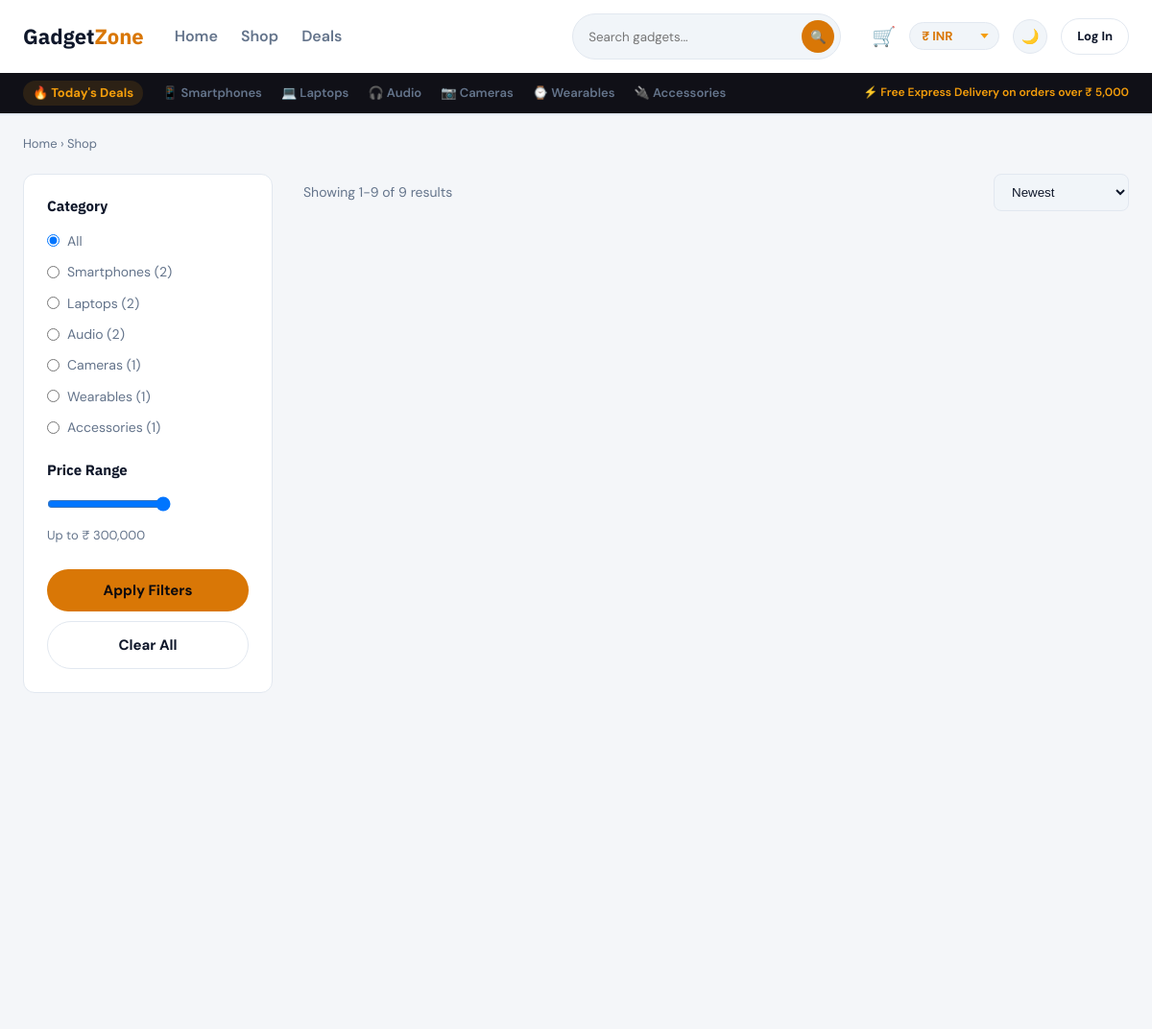
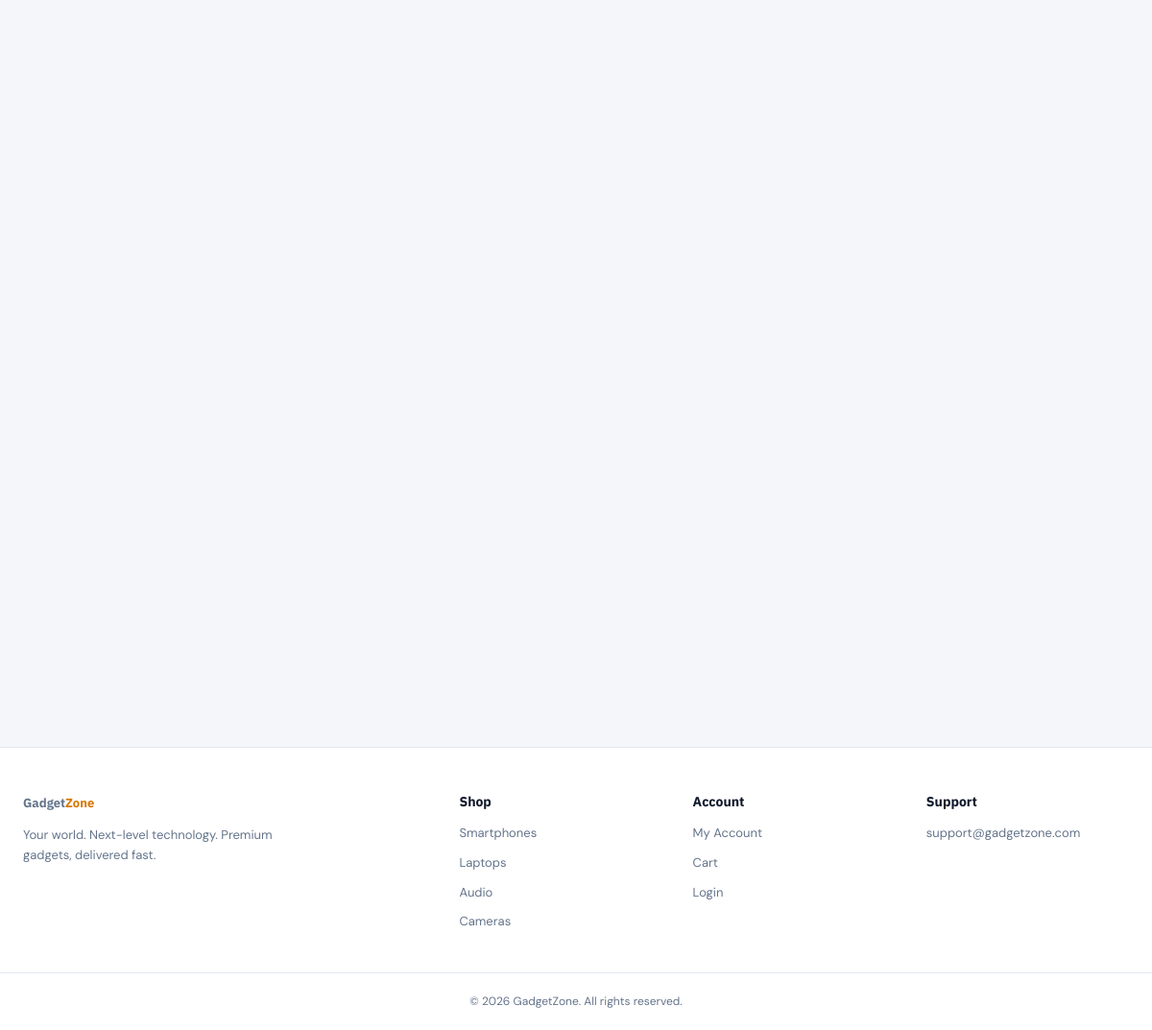
The app's page /pages/shop.php with its own data (2 pictures, top to bottom).
### tables this page shows
CREATE TABLE settings (
  id INT AUTO_INCREMENT PRIMARY KEY,
  setting_key VARCHAR(100) NOT NULL UNIQUE,
  setting_value TEXT NOT NULL,
  updated_at TIMESTAMP DEFAULT CURRENT_TIMESTAMP ON UPDATE CURRENT_TIMESTAMP
);

CREATE TABLE categories (
  id INT AUTO_INCREMENT PRIMARY KEY,
  name VARCHAR(100) NOT NULL,
  slug VARCHAR(100) NOT NULL UNIQUE,
  icon VARCHAR(50) DEFAULT NULL
);

### includes/functions.php (called while the page is built, shortened)
<?php
if (!function_exists('base_path')) {
    function base_path() {
        $script = $_SERVER['SCRIPT_NAME'] ?? '';
        if (preg_match('#^(/[^/]+)#', $script, $m) && stripos($m[1], 'gadget') !== false) {
            return $m[1];
        }
        return '';
    }
}
function isLoggedIn() {
    return isset($_SESSION['user_id']);
}
function e($str) {
    return htmlspecialchars($str ?? '', ENT_QUOTES, 'UTF-8');
}

### includes/currency.php (called while the page is built, shortened)
<?php
function fetchLiveRates($force = false) {
    static $liveRatesLoaded = false;
    if ($liveRatesLoaded && !$force) return;
    $endpoints = [
        'https://open.er-api.com/v6/latest/INR',
        'https://api.exchangerate-api.com/v4/latest/INR'
    ];
    foreach ($endpoints as $url) {
        $ch = curl_init($url);
        $httpCode = curl_getinfo($ch, CURLINFO_HTTP_CODE);
    }
    $liveRatesLoaded = true;
}
function getEnabledCurrencies($force = false) {
    global $conn, $_ENABLED_CURRENCIES_CACHE;
    if (!$force && $_ENABLED_CURRENCIES_CACHE !== null) {
        return $_ENABLED_CURRENCIES_CACHE;
    }
    $enabledCodes = [];
    if (isset($conn) && $conn) {
        $result = mysqli_query($conn, "SELECT setting_value FROM settings WHERE setting_key = 'enabled_currencies' LIMIT 1");
        if ($result && $row = mysqli_fetch_assoc($result)) {
            $decoded = json_decode($row['setting_value'], true);
            if (is_array($decoded) && !empty($decoded)) {
                $enabledCodes = $decoded;
            } elseif (!empty($row['setting_value'])) {
                $enabledCodes = array_map('trim', explode(',', $row['setting_value']));
            }
        }
    }
    $enabled = [];
    foreach ($enabledCodes as $c) {
        $c = strtoupper($c);
        if (isset($GLOBALS['CURRENCIES'][$c])) {
            $enabled[$c] = $GLOBALS['CURRENCIES'][$c];
        }
    }
    $_ENABLED_CURRENCIES_CACHE = $enabled;
    return $enabled;
}
function getActiveCurrency() {
    global $conn;
    $enabled = getEnabledCurrencies();
    $code = 'INR';
    if (isset($_SESSION['active_currency_code']) && isset($enabled[$_SESSION['active_currency_code']])) {
        $code = $_SESSION['active_currency_code'];
    } else {
        if (isset($conn) && $conn) {
            $result = mysqli_query($conn, "SELECT setting_value FROM settings WHERE setting_key = 'active_currency' LIMIT 1");
            if ($result && $row = mysqli_fetch_assoc($result)) {
                if (isset($enabled[$row['setting_value']])) {
                    $code = $row['setting_value'];
                }
            }
        }
    }
    return array_merge(['code' => $code], $GLOBALS['CURRENCIES'][$code]);
}
function convertAmount($bdt) {
    $currency = getActiveCurrency();
    return $bdt * $currency['rate'];
}
function formatPrice($bdt) {
    $currency = getActiveCurrency();
    $amount = convertAmount($bdt);
    $decimals = 2;
    if (in_array($currency['code'], ['INR', 'BDT', 'JPY'], true) || $amount == floor($amount)) {
        $decimals = ($currency['code'] === 'JPY') ? 0 : (($amount == floor($amount)) ? 0 : 2);
    }
    return $currency['symbol'] . ' ' . number_format($amount, $decimals);
}

### pages/shop.php (the view, shortened to what this page needs)
<?php
require_once __DIR__ . '/../includes/db.php';
require_once __DIR__ . '/../includes/functions.php';
require_once __DIR__ . '/../includes/currency.php';
$catSlug   = $_GET['cat'] ?? '';
$sort      = $_GET['sort'] ?? 'newest';
$minPrice  = isset($_GET['min_price']) ? (float)$_GET['min_price'] : 0;
$maxPrice  = isset($_GET['max_price']) ? (float)$_GET['max_price'] : 300000;
$page      = max(1, (int)($_GET['page'] ?? 1));
$perPage   = 9;
$categories = [];
$catRes = mysqli_query($conn, "SELECT c.*, COUNT(p.id) AS product_count
                                FROM categories c LEFT JOIN products p ON p.category_id = c.id
                                GROUP BY c.id ORDER BY c.id");
while ($row = mysqli_fetch_assoc($catRes)) $categories[] = $row;
$where = ["p.price BETWEEN ? AND ?"];
$types = "dd";
$params = [$minPrice, $maxPrice];
$activeCategoryName = null;
$whereSql = implode(' AND ', $where);
$orderBy = match ($sort) {
    'price_asc'  => 'p.price ASC',
    'price_desc' => 'p.price DESC',
    'popular'    => 'p.featured DESC, p.id DESC',
    'rating'     => 'p.featured DESC, p.id DESC',
    default      => 'p.created_at DESC',
};
$countSql = "SELECT COUNT(*) AS total FROM products p LEFT JOIN categories c ON c.id = p.category_id WHERE $whereSql";
$stmt = mysqli_prepare($conn, $countSql);
mysqli_stmt_bind_param($stmt, $types, ...$params);
mysqli_stmt_execute($stmt);
$totalRecords = (int) mysqli_fetch_assoc(mysqli_stmt_get_result($stmt))['total'];
$totalPages = max(1, (int)ceil($totalRecords / $perPage));
$page = min($page, $totalPages);
$offset = ($page - 1) * $perPage;
$sql = "SELECT p.*, c.name AS category_name FROM products p
        LEFT JOIN categories c ON c.id = p.category_id
        WHERE $whereSql ORDER BY $orderBy LIMIT ? OFFSET ?";
$typesFull = $types . "ii";
$paramsFull = array_merge($params, [$perPage, $offset]);
$stmt = mysqli_prepare($conn, $sql);
mysqli_stmt_bind_param($stmt, $typesFull, ...$paramsFull);
mysqli_stmt_execute($stmt);
$products = mysqli_fetch_all(mysqli_stmt_get_result($stmt), MYSQLI_ASSOC);
require_once __DIR__ . '/../includes/header.php';
?>
<div class="container">
  <div class="breadcrumb"><a href="<?= $base ?>/index.php">Home</a> &rsaquo; Shop<?= $activeCategoryName ? ' &rsaquo; ' . e($activeCategoryName) : '' ?></div>
  <div class="shop-layout">
    <aside class="filters-sidebar">
      <form method="GET" id="filterForm">
        <h3>Category</h3>
        <div class="filter-group">
          <label class="radio"><input type="radio" name="cat" value="" onchange="this.form.submit()" <?= $catSlug === '' ? 'checked' : '' ?>> All</label>
          <?php foreach ($categories as $c): ?>
          <label class="radio"><input type="radio" name="cat" value="<?= e($c['slug']) ?>" onchange="this.form.submit()" <?= $catSlug === $c['slug'] ? 'checked' : '' ?>> <?= e($c['name']) ?> (<?= (int)$c['product_count'] ?>)</label>
          <?php endforeach; ?>
        </div>
        <h3>Price Range</h3>
        <div class="filter-group">
          <input type="range" name="max_price" min="0" max="300000" step="1000" value="<?= (int)$maxPrice ?>"
                 oninput="document.getElementById('priceLabel').textContent = this.value">
          <div style="color:var(--text2); font-size:13px; margin-top:8px;">Up to <?= e(getActiveCurrency()['symbol']) ?> <span id="priceLabel"><?= number_format((int)$maxPrice) ?></span></div>
        </div>
        <button type="submit" class="btn-primary btn-full" style="margin-bottom:10px;">Apply Filters</button>
        <a href="<?= $base ?>/pages/shop.php" class="btn-outline btn-full" style="text-align:center;">Clear All</a>
      </form>
    </aside>
    <div>
      <div class="shop-header">
        <div style="color:var(--text2); font-size:14px;">
          Showing <?= $totalRecords > 0 ? ($offset + 1) : 0 ?>-<?= min($offset + $perPage, $totalRecords) ?> of <?= $totalRecords ?> results
        </div>
        <form method="GET" id="sortForm">
          <select name="sort" onchange="this.form.submit()" style="background:var(--surface2); color:var(--text); border:1px solid var(--border); border-radius:8px; padding:10px 14px;">
            <option value="newest" <?= $sort==='newest'?'selected':'' ?>>Newest</option>
          </select>
        </form>
      </div>
      <?php if (empty($products)): ?>
        <div class="empty-state">
          <div class="icon">🔍</div>
          <h3>No products found</h3>
          <p style="margin:10px 0 20px;">Try adjusting your filters or search terms.</p>
          <a href="<?= $base ?>/pages/shop.php" class="btn-primary">Clear Filters</a>
        </div>
      <?php else: ?>
        <div class="product-grid">
        </div>
      <?php endif; ?>
    </div>
  </div>
</div>
<?php require_once __DIR__ . '/../includes/footer.php'; ?>

### includes/header.php (shortened to what this page needs)
<?php
$base = base_path();
$currentUser = isLoggedIn() ? getCurrentUser() : null;
?>
<!DOCTYPE html>
<html lang="en">
<head>
<link rel="stylesheet" href="<?= $base ?>/assets/css/style.css?v=<?= @filemtime(__DIR__ . '/../assets/css/style.css') ?>">
</head>
<body>
<header class="site-header">
  <div class="container header-inner">
    <a href="<?= $base ?>/index.php" class="logo">Gadget<span>Zone</span></a>
    <nav class="main-nav">
      <a href="<?= $base ?>/index.php">Home</a>
      <a href="<?= $base ?>/pages/shop.php">Shop</a>
      <a href="<?= $base ?>/pages/shop.php?badge=SALE">Deals</a>
    </nav>
    <form class="nav-search" action="<?= $base ?>/pages/shop.php" method="GET">
      <input type="text" name="search" placeholder="Search gadgets..." value="<?= e($_GET['search'] ?? '') ?>">
      <button type="submit" aria-label="Search">🔍</button>
    </form>
    <div class="header-actions">
      <a href="<?= $base ?>/pages/cart.php" class="cart-link" title="Shopping Cart">
        🛒
      </a>
      <?php
        $activeCur = getActiveCurrency();
        $enabledCurrencies = getEnabledCurrencies();
      ?>
      <div class="currency-selector-wrap">
        <form method="GET" action="<?= $base ?>/pages/set_currency.php" class="currency-form">
          <select name="code" class="currency-dropdown" onchange="this.form.submit()" title="Change Currency (Live Rates)">
            <?php foreach ($enabledCurrencies as $cCode => $cVal): ?>
              <option value="<?= e($cCode) ?>" <?= $cCode === $activeCur['code'] ? 'selected' : '' ?>>
                <?= e($cVal['symbol']) ?> <?= e($cCode) ?>
              </option>
            <?php endforeach; ?>
          </select>
        </form>
      </div>
      <button type="button" class="theme-toggle-btn" id="themeToggleBtn" aria-label="Toggle theme" title="Toggle Light / Dark Mode">
        <span class="theme-icon-moon">🌙</span>
      </button>
      <?php if ($currentUser): ?>
        <a href="<?= $base ?>/pages/myaccount.php" class="account-link" title="My Account">
          <span class="avatar-mini">
            <?php if (!empty($currentUser['avatar'])): ?>
              <img src="<?= $base ?>/assets/uploads/avatars/<?= e($currentUser['avatar']) ?>" style="width:100%;height:100%;object-fit:cover;border-radius:50%;" alt="Avatar">
            <?php else: ?>
              <?= e(strtoupper(substr($currentUser['first_name'],0,1) . substr($currentUser['last_name'],0,1))) ?>
            <?php endif; ?>
          </span>
        </a>
        <?php if (in_array($currentUser['role'], ['admin','super_admin'], true)): ?>
          <a href="<?= $base ?>/admin/index.php" class="btn-outline btn-sm">Admin</a>
        <?php endif; ?>
      <?php else: ?>
        <a href="<?= $base ?>/pages/login.php" class="btn-outline btn-sm">Log In</a>
      <?php endif; ?>
    </div>
  </div>
  <div class="sub-header">
    <div class="container sub-header-inner">
      <div class="sub-nav-links">
        <a href="<?= $base ?>/pages/shop.php?badge=SALE" class="deal-tag">🔥 Today's Deals</a>
        <a href="<?= $base ?>/pages/shop.php?cat=smartphones">📱 Smartphones</a>
        <a href="<?= $base ?>/pages/shop.php?cat=laptops">💻 Laptops</a>
        <a href="<?= $base ?>/pages/shop.php?cat=audio">🎧 Audio</a>
        <a href="<?= $base ?>/pages/shop.php?cat=cameras">📷 Cameras</a>
        <a href="<?= $base ?>/pages/shop.php?cat=wearables">⌚ Wearables</a>
        <a href="<?= $base ?>/pages/shop.php?cat=accessories">🔌 Accessories</a>
      </div>
      <div class="sub-header-perk">
        <span>⚡ Free Express Delivery on orders over <?= formatPrice(5000) ?></span>
      </div>
    </div>
  </div>
</header>
<main>

### includes/footer.php (shortened to what this page needs)
<?php $base = base_path(); ?>
</main>
<footer class="site-footer">
  <div class="container footer-inner">
    <div class="footer-col">
      <a href="<?= $base ?>/index.php" class="logo">Gadget<span>Zone</span></a>
      <p class="footer-about">Your world. Next-level technology. Premium gadgets, delivered fast.</p>
    </div>
    <div class="footer-col">
      <h4>Shop</h4>
      <a href="<?= $base ?>/pages/shop.php?cat=smartphones">Smartphones</a>
      <a href="<?= $base ?>/pages/shop.php?cat=laptops">Laptops</a>
      <a href="<?= $base ?>/pages/shop.php?cat=audio">Audio</a>
      <a href="<?= $base ?>/pages/shop.php?cat=cameras">Cameras</a>
    </div>
    <div class="footer-col">
      <h4>Account</h4>
      <a href="<?= $base ?>/pages/myaccount.php">My Account</a>
      <a href="<?= $base ?>/pages/cart.php">Cart</a>
      <a href="<?= $base ?>/pages/login.php">Login</a>
    </div>
    <div class="footer-col">
      <h4>Support</h4>
      <p>support@gadgetzone.com</p>
    </div>
  </div>
  <div class="footer-bottom">
    <p>&copy; <?= date('Y') ?> GadgetZone. All rights reserved.</p>
  </div>
</footer>
</body>
</html>

### records on screen
settings: code "₹ INR"
categories: slug "☐ Smartphones (2)", name "Smartphones", product_count "2"
categories: slug "☐ Laptops (2)", name "Laptops", product_count "2"
categories: slug "☐ Audio (2)", name "Audio", product_count "2"
categories: slug "☐ Cameras (1)", name "Cameras", product_count "1"
categories: slug "☐ Wearables (1)", name "Wearables", product_count "1"
categories: slug "☐ Accessories (1)", name "Accessories", product_count "1"

### other values on screen
formatPrice(5000) "₹ 5,000"
getActiveCurrency()['symbol'] "₹"
$maxPrice "300,000"
$offset + 1 "1"
min($offset + $perPage, $totalRecords) "9"
$totalRecords "9"
